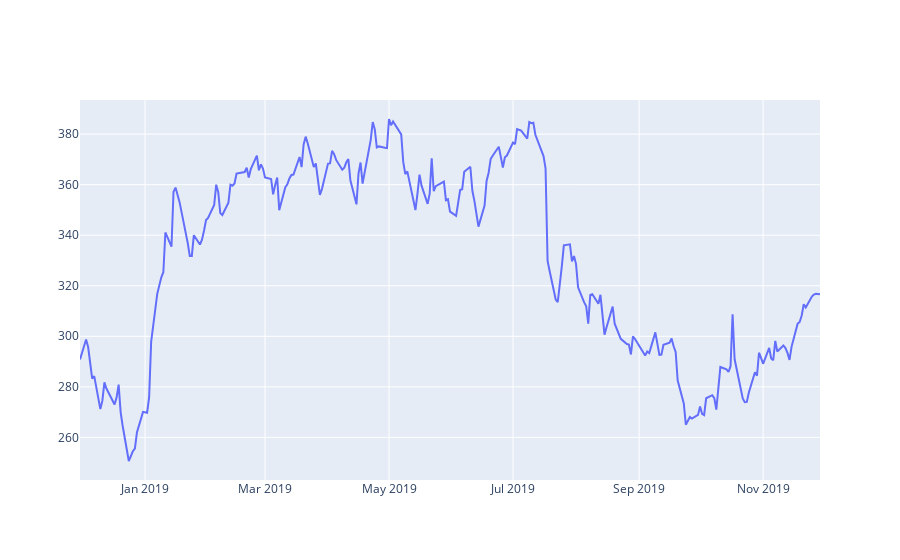

The code cell stored with this chart in its notebook:
### Code cell
# Using graph_objects
import plotly.graph_objects as go
fig = go.Figure(go.Scatter(x=df['Date'], y=df['High']))
fig.show()

### Figure 1 — Plotly figure (JSON) as saved in the notebook; plotly's stock layout.template omitted (floating-point values rounded to 4 significant figures; data arrays with more than 128 entries replaced by an {"elided": "..."} marker saying what was removed)
{"data": [{"type": "scatter", "x": {"elided": "251 str values"}, "y": {"elided": "251 float values"}}], "layout": {}}
